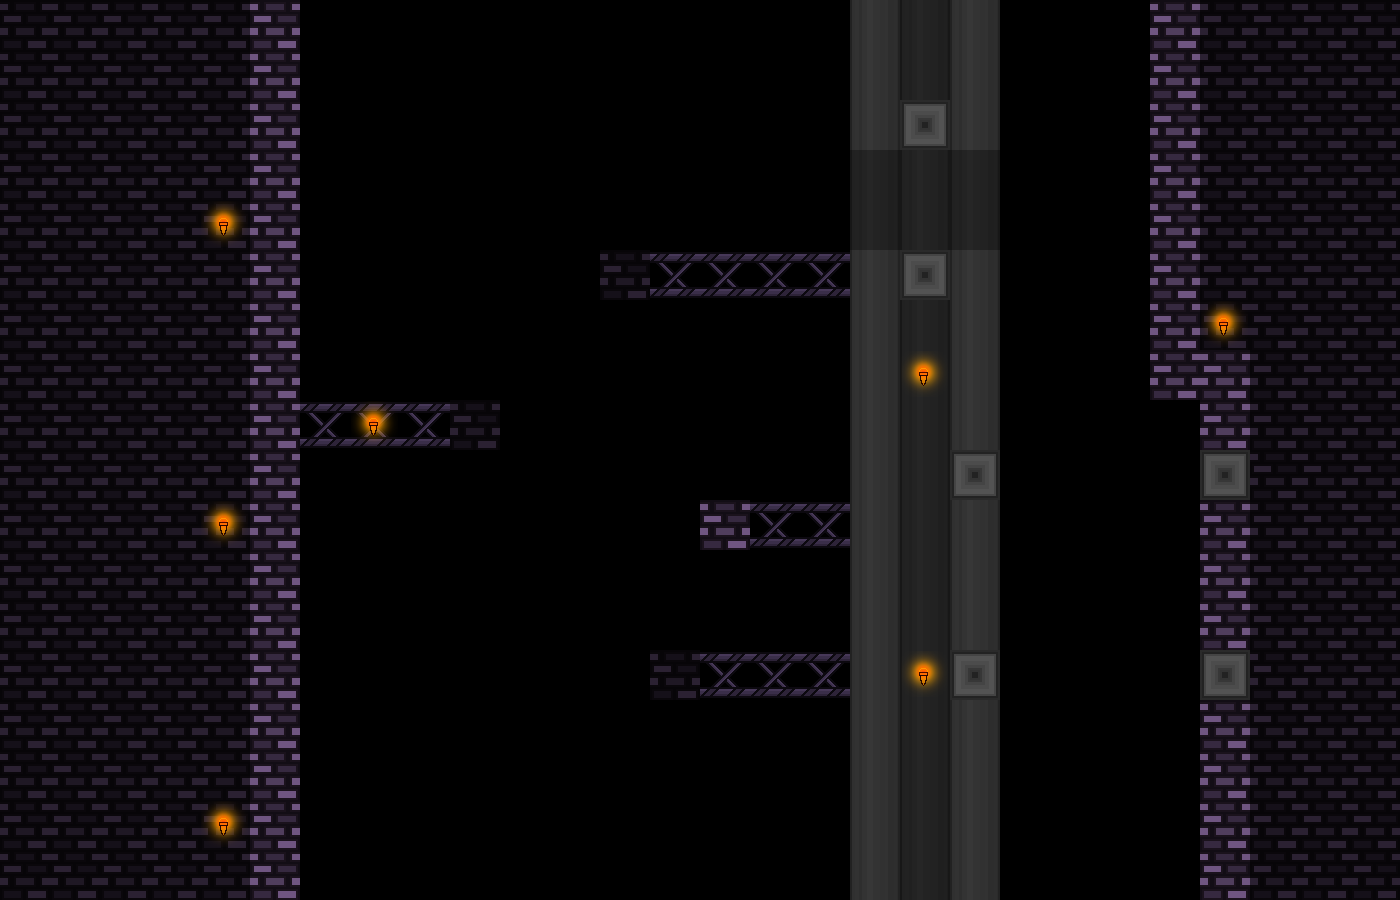

A 2D game scene composited from a Tiled map and its tileset images. What follows is a short description and the map's XML, with each tile layer's data collapsed to a summary:
An orthogonal 28x18 tile map with 50x50 px tiles, 3 tile layers (tiles-main, tiles-deco, tiles-deco2), 7 tilesets and 38 objects (18x warp, 10x laser, 7x light, 3x falling).

<map version="1.10" tiledversion="1.11.2" orientation="orthogonal" renderorder="right-down" width="28" height="18" tilewidth="50" tileheight="50" infinite="0" nextlayerid="20" nextobjectid="306">
 <properties>
  <property name="songName" value="castle1" />
 </properties>
 <tileset firstgid="1" source="ch1-tiles.tsx" />
 <tileset firstgid="81" source="../../textures/trampoline.tsx" />
 <tileset firstgid="84" source="../../textures/save.tsx" />
 <tileset firstgid="85" source="../../textures/spike.tsx" />
 <tileset firstgid="93" source="../../textures/laser.tsx" />
 <tileset firstgid="111" source="../../textures/light.tsx" />
 <tileset firstgid="112" source="../../textures/transition-tiles.tsx" />
 <layer id="1" name="tiles-main" width="28" height="18">
  <data>[504 cells, 86 non-empty, 4 distinct tile ids]</data>
 </layer>
 <layer id="5" name="tiles-deco" width="28" height="18">
  <data>[504 cells, 186 non-empty, 3 distinct tile ids]</data>
 </layer>
 <layer id="18" name="tiles-deco2" width="28" height="18">
  <data>[504 cells, 7 non-empty, 1 distinct tile ids]</data>
 </layer>
 <objectgroup id="16" name="falling">
  <properties>
   <property name="direction" value="down" />
  </properties>
  <object id="278" name="falling" gid="16" x="600" y="300" width="50" height="50">
   <properties>
    <property name="direction" value="down" />
   </properties>
  </object>
  <object id="279" name="falling" gid="16" x="450" y="450" width="50" height="50">
   <properties>
    <property name="direction" value="down" />
   </properties>
  </object>
  <object id="281" name="falling" gid="16" x="650" y="700" width="50" height="50">
   <properties>
    <property name="direction" value="down" />
   </properties>
  </object>
 </objectgroup>
 <objectgroup id="13" name="platform" />
 <objectgroup id="14" name="light">
  <object id="272" name="light" gid="111" x="826.667" y="474.667" width="200" height="200" />
  <object id="273" name="light" gid="111" x="824" y="769.333" width="200" height="200" />
  <object id="274" name="light" gid="111" x="128" y="322.667" width="200" height="200" />
  <object id="275" name="light" gid="111" x="128" y="621.333" width="200" height="200" />
  <object id="276" name="light" gid="111" x="125.333" y="920" width="200" height="200" />
  <object id="277" name="light" gid="111" x="1125" y="421" width="200" height="200" />
  <object id="282" name="light" gid="111" x="275.333" y="526" width="200" height="200" />
 </objectgroup>
 <objectgroup id="7" name="trampoline" />
 <objectgroup id="9" name="spike-normal" />
 <objectgroup id="8" name="save" />
 <objectgroup id="10" name="laser">
  <object id="257" name="laser" gid="105" x="900" y="200" width="50" height="50">
   <properties>
    <property name="direction" value="voff" />
   </properties>
  </object>
  <object id="258" name="laser" gid="99" x="900" y="250" width="50" height="50">
   <properties>
    <property name="direction" value="v" />
   </properties>
  </object>
  <object id="266" name="laser" gid="93" x="1050" y="700" width="50" height="50">
   <properties>
    <property name="direction" value="h" />
   </properties>
  </object>
  <object id="267" name="laser" gid="93" x="1000" y="700" width="50" height="50">
   <properties>
    <property name="direction" value="h" />
   </properties>
  </object>
  <object id="268" name="laser" gid="107" x="1100" y="700" width="50" height="50">
   <properties>
    <property name="direction" value="hoff" />
   </properties>
  </object>
  <object id="269" name="laser" gid="107" x="1150" y="700" width="50" height="50">
   <properties>
    <property name="direction" value="hoff" />
   </properties>
  </object>
  <object id="302" name="laser" gid="93" x="1100" y="500" width="50" height="50">
   <properties>
    <property name="direction" value="hoff" />
   </properties>
  </object>
  <object id="303" name="laser" gid="93" x="1150" y="500" width="50" height="50">
   <properties>
    <property name="direction" value="hoff" />
   </properties>
  </object>
  <object id="304" name="laser" gid="107" x="1000" y="500" width="50" height="50">
   <properties>
    <property name="direction" value="h" />
   </properties>
  </object>
  <object id="305" name="laser" gid="107" x="1050" y="500" width="50" height="50">
   <properties>
    <property name="direction" value="h" />
   </properties>
  </object>
 </objectgroup>
 <objectgroup id="11" name="bg">
  <properties>
   <property name="bgName" value="castleBG" />
  </properties>
 </objectgroup>
 <objectgroup id="12" name="mapEffect">
  <properties>
   <property name="effectType" value="none" />
  </properties>
 </objectgroup>
 <objectgroup id="15" name="music">
  <properties>
   <property name="songName" value="castle1" />
  </properties>
 </objectgroup>
 <objectgroup id="19" name="warps">
  <object id="283" name="warp" gid="114" x="300" y="900" width="50" height="50">
   <properties>
    <property name="direction" value="down" />
    <property name="target" value="map14" />
   </properties>
  </object>
  <object id="284" name="warp" gid="114" x="400" y="900" width="50" height="50">
   <properties>
    <property name="direction" value="down" />
    <property name="target" value="map14" />
   </properties>
  </object>
  <object id="285" name="warp" gid="114" x="400" y="900" width="50" height="50">
   <properties>
    <property name="direction" value="down" />
    <property name="target" value="map14" />
   </properties>
  </object>
  <object id="286" name="warp" gid="114" x="450" y="900" width="50" height="50">
   <properties>
    <property name="direction" value="down" />
    <property name="target" value="map14" />
   </properties>
  </object>
  <object id="287" name="warp" gid="114" x="350" y="900" width="50" height="50">
   <properties>
    <property name="direction" value="down" />
    <property name="target" value="map14" />
   </properties>
  </object>
  <object id="288" name="warp" gid="114" x="500" y="900" width="50" height="50">
   <properties>
    <property name="direction" value="down" />
    <property name="target" value="map14" />
   </properties>
  </object>
  <object id="289" name="warp" gid="114" x="550" y="900" width="50" height="50">
   <properties>
    <property name="direction" value="down" />
    <property name="target" value="map14" />
   </properties>
  </object>
  <object id="290" name="warp" gid="114" x="550" y="900" width="50" height="50">
   <properties>
    <property name="direction" value="down" />
    <property name="target" value="map14" />
   </properties>
  </object>
  <object id="291" name="warp" gid="114" x="600" y="900" width="50" height="50">
   <properties>
    <property name="direction" value="down" />
    <property name="target" value="map14" />
   </properties>
  </object>
  <object id="292" name="warp" gid="114" x="650" y="900" width="50" height="50">
   <properties>
    <property name="direction" value="down" />
    <property name="target" value="map14" />
   </properties>
  </object>
  <object id="293" name="warp" gid="114" x="700" y="900" width="50" height="50">
   <properties>
    <property name="direction" value="down" />
    <property name="target" value="map14" />
   </properties>
  </object>
  <object id="294" name="warp" gid="114" x="750" y="900" width="50" height="50">
   <properties>
    <property name="direction" value="down" />
    <property name="target" value="map14" />
   </properties>
  </object>
  <object id="295" name="warp" gid="114" x="750" y="900" width="50" height="50">
   <properties>
    <property name="direction" value="down" />
    <property name="target" value="map14" />
   </properties>
  </object>
  <object id="296" name="warp" gid="114" x="800" y="900" width="50" height="50">
   <properties>
    <property name="direction" value="down" />
    <property name="target" value="map14" />
   </properties>
  </object>
  </objectgroup>
</map>
<!-- 4 of 38 objects omitted -->
